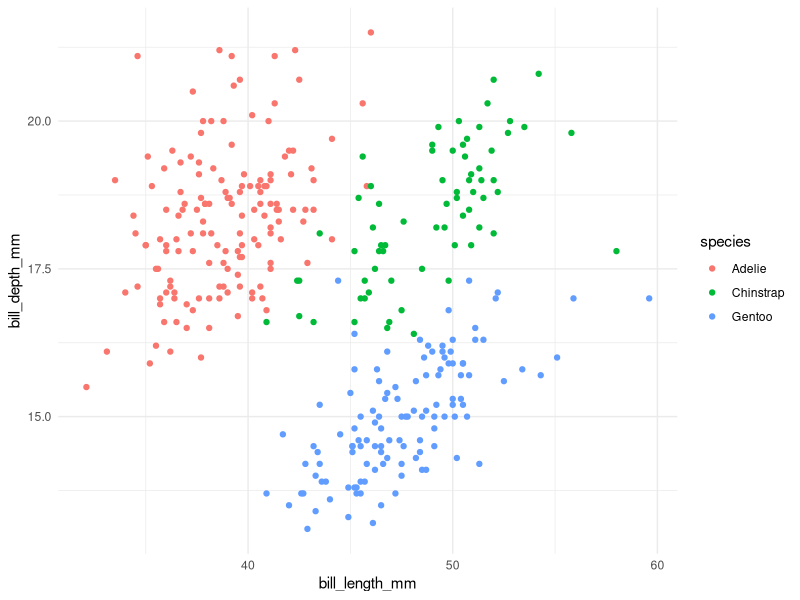

Generate this figure with R:
## ---- chunk 1
#| echo: false
#| warning: false
#| message: false
library(tidyverse)
library(palmerpenguins)
p <- palmerpenguins::penguins %>% drop_na()
## ---- chunk 2
#| echo: false
p %>% 
  ggplot(aes(bill_length_mm, bill_depth_mm, color = species)) +
  geom_point() +
  theme_minimal()
